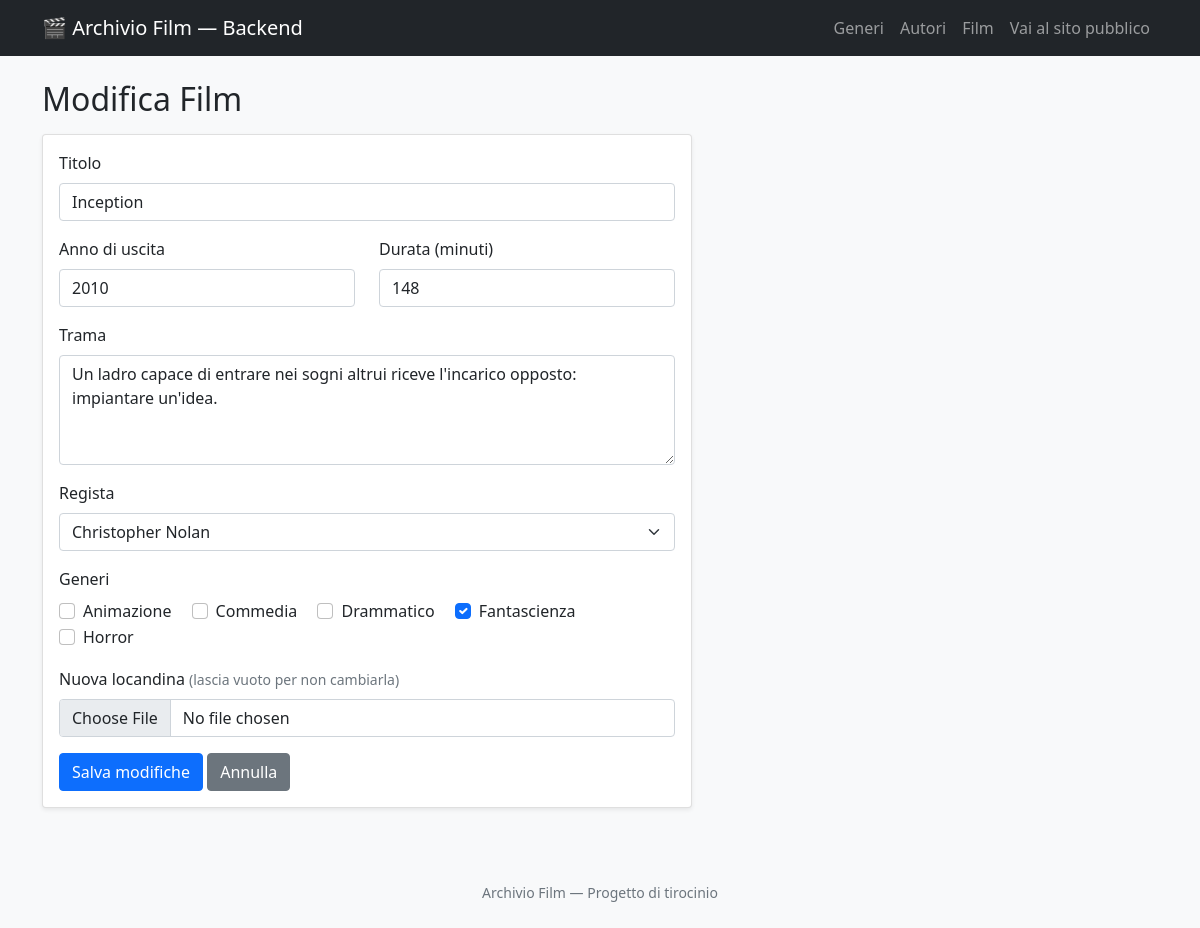
The app's page /backend/film/modifica.php?id=1 with its own data.
### tables this page shows
CREATE TABLE film (
  id_film INT AUTO_INCREMENT PRIMARY KEY,
  titolo VARCHAR(150) NOT NULL,
  anno_uscita YEAR,
  durata_minuti INT,
  trama TEXT,
  locandina VARCHAR(255),
  id_autore INT,
  data_inserimento DATETIME DEFAULT CURRENT_TIMESTAMP,
  FOREIGN KEY (id_autore) REFERENCES autori(id_autore)
    ON DELETE SET NULL
);

CREATE TABLE autori (
  id_autore INT AUTO_INCREMENT PRIMARY KEY,
  nome VARCHAR(60) NOT NULL,
  cognome VARCHAR(60) NOT NULL,
  nazionalita VARCHAR(60),
  data_nascita DATE
);

CREATE TABLE generi (
  id_genere INT AUTO_INCREMENT PRIMARY KEY,
  nome VARCHAR(50) NOT NULL UNIQUE
);

### backend/film/modifica.php (the view, shortened to what this page needs)
<?php
require "../../config/db.php";
$id = $_GET['id'] ?? $_POST['id'] ?? null;
$errori = [];
if ($_SERVER['REQUEST_METHOD'] === 'POST') {
    $titolo = trim($_POST['titolo'] ?? '');
    $anno_uscita = trim($_POST['anno_uscita'] ?? '');
    $durata_minuti = trim($_POST['durata_minuti'] ?? '');
    $trama = trim($_POST['trama'] ?? '');
    $id_autore_selezionato = trim($_POST['id_autore'] ?? '');
    $generi_selezionati = $_POST['generi'] ?? [];
    $locandina_attuale = $_POST['locandina_attuale'] ?? null;
    if ($titolo === '') {
        $errori[] = "Il titolo è obbligatorio.";
    }
    if ($anno_uscita !== '' && !is_numeric($anno_uscita)) {
        $errori[] = "L'anno di uscita deve essere un numero.";
    }
    if ($durata_minuti !== '' && !is_numeric($durata_minuti)) {
        $errori[] = "La durata deve essere un numero.";
    }
    $nome_file_locandina = $locandina_attuale;
    if (!empty($_FILES['locandina']['name'])) {
        $estensioni_ammesse = ['jpg', 'jpeg', 'png', 'webp'];
        $estensione = strtolower(pathinfo($_FILES['locandina']['name'], PATHINFO_EXTENSION));
        if (!in_array($estensione, $estensioni_ammesse)) {
            $errori[] = "La locandina deve essere un'immagine (jpg, png o webp).";
        } elseif ($_FILES['locandina']['size'] > 2 * 1024 * 1024) {
            $errori[] = "La locandina non può superare i 2 MB.";
        } else {
            $nome_file_locandina = uniqid("film_") . "." . $estensione;
            $percorso_destinazione = "../../assets/img/" . $nome_file_locandina;
            move_uploaded_file($_FILES['locandina']['tmp_name'], $percorso_destinazione);
        }
    }
    if (empty($errori)) {
        $anno_db = $anno_uscita !== '' ? $anno_uscita : null;
        $durata_db = $durata_minuti !== '' ? $durata_minuti : null;
        $id_autore_db = $id_autore_selezionato !== '' ? $id_autore_selezionato : null;
        $sql = "UPDATE film
                SET titolo = ?, anno_uscita = ?, durata_minuti = ?, trama = ?, locandina = ?, id_autore = ?
                WHERE id_film = ?";
        $stmt = mysqli_prepare($conn, $sql);
        mysqli_stmt_bind_param($stmt, "siissii", $titolo, $anno_db, $durata_db, $trama, $nome_file_locandina, $id_autore_db, $id);
        mysqli_stmt_execute($stmt);
        $sql_delete = "DELETE FROM film_generi WHERE id_film = ?";
        $stmt_delete = mysqli_prepare($conn, $sql_delete);
        mysqli_stmt_bind_param($stmt_delete, "i", $id);
        mysqli_stmt_execute($stmt_delete);
        $sql_genere = "INSERT INTO film_generi (id_film, id_genere) VALUES (?, ?)";
        $stmt_genere = mysqli_prepare($conn, $sql_genere);
        foreach ($generi_selezionati as $id_genere) {
            mysqli_stmt_bind_param($stmt_genere, "ii", $id, $id_genere);
            mysqli_stmt_execute($stmt_genere);
        }
        header("Location: elenco.php");
        exit;
    }
} else {
    $sql = "SELECT titolo, anno_uscita, durata_minuti, trama, locandina, id_autore FROM film WHERE id_film = ?";
    $stmt = mysqli_prepare($conn, $sql);
    mysqli_stmt_bind_param($stmt, "i", $id);
    mysqli_stmt_execute($stmt);
    $risultato = mysqli_stmt_get_result($stmt);
    $film = mysqli_fetch_assoc($risultato);
    $titolo = $film['titolo'];
    $anno_uscita = $film['anno_uscita'] ?? '';
    $durata_minuti = $film['durata_minuti'] ?? '';
    $trama = $film['trama'] ?? '';
    $id_autore_selezionato = $film['id_autore'] ?? '';
    $sql_generi_attuali = "SELECT id_genere FROM film_generi WHERE id_film = ?";
    $stmt_generi = mysqli_prepare($conn, $sql_generi_attuali);
    mysqli_stmt_bind_param($stmt_generi, "i", $id);
    mysqli_stmt_execute($stmt_generi);
    $risultato_generi_attuali = mysqli_stmt_get_result($stmt_generi);
    $generi_selezionati = [];
    while ($riga = mysqli_fetch_assoc($risultato_generi_attuali)) {
        $generi_selezionati[] = $riga['id_genere'];
    }
}
$autori = [];
$risultato_autori = mysqli_query($conn, "SELECT id_autore, nome, cognome FROM autori ORDER BY cognome");
while ($riga = mysqli_fetch_assoc($risultato_autori)) {
    $autori[] = $riga;
}
$generi = [];
$risultato_generi = mysqli_query($conn, "SELECT id_genere, nome FROM generi ORDER BY nome");
while ($riga = mysqli_fetch_assoc($risultato_generi)) {
    $generi[] = $riga;
}
require "../../includes/header.php";
?>
<h2 class="mb-3">Modifica Film</h2>
<div class="card shadow-sm" style="max-width: 650px;">
  <div class="card-body">
    <form method="POST" action="modifica.php" enctype="multipart/form-data">
      <div class="mb-3">
        <label for="titolo" class="form-label">Titolo</label>
        <input type="text" id="titolo" name="titolo" class="form-control" value="<?= htmlspecialchars($titolo) ?>">
      </div>
      <div class="row">
        <div class="col mb-3">
          <label for="anno_uscita" class="form-label">Anno di uscita</label>
          <input type="number" id="anno_uscita" name="anno_uscita" class="form-control" value="<?= htmlspecialchars($anno_uscita) ?>">
        </div>
        <div class="col mb-3">
          <label for="durata_minuti" class="form-label">Durata (minuti)</label>
          <input type="number" id="durata_minuti" name="durata_minuti" class="form-control" value="<?= htmlspecialchars($durata_minuti) ?>">
        </div>
      </div>
      <div class="mb-3">
        <label for="trama" class="form-label">Trama</label>
        <textarea id="trama" name="trama" class="form-control" rows="4"><?= htmlspecialchars($trama) ?></textarea>
      </div>
      <div class="mb-3">
        <label for="id_autore" class="form-label">Regista</label>
        <select id="id_autore" name="id_autore" class="form-select">
          <?php foreach ($autori as $autore): ?>
            <option value="<?= $autore['id_autore'] ?>" <?= ($id_autore_selezionato == $autore['id_autore']) ? 'selected' : '' ?>>
              <?= htmlspecialchars($autore['nome'] . ' ' . $autore['cognome']) ?>
            </option>
          <?php endforeach; ?>
        </select>
      </div>
      <div class="mb-3">
        <label class="form-label">Generi</label><br>
        <?php foreach ($generi as $genere): ?>
          <div class="form-check form-check-inline">
            <input type="checkbox" class="form-check-input" name="generi[]"
                   id="genere_<?= $genere['id_genere'] ?>" value="<?= $genere['id_genere'] ?>"
                   <?= in_array($genere['id_genere'], $generi_selezionati) ? 'checked' : '' ?>>
            <label class="form-check-label" for="genere_<?= $genere['id_genere'] ?>">
              <?= htmlspecialchars($genere['nome']) ?>
            </label>
          </div>
        <?php endforeach; ?>
      </div>
      <div class="mb-3">
        <label for="locandina" class="form-label">Nuova locandina <span class="text-muted small">(lascia vuoto per non cambiarla)</span></label>
        <input type="file" id="locandina" name="locandina" class="form-control" accept="image/*">
      </div>
      <button type="submit" class="btn btn-primary">Salva modifiche</button>
      <a href="elenco.php" class="btn btn-secondary">Annulla</a>
    </form>
  </div>
</div>
<?php require "../../includes/footer.php"; ?>

### includes/header.php (shortened to what this page needs)
<!DOCTYPE html>
<html lang="it">
    <head>
        <link href="https://cdn.jsdelivr.net/npm/bootstrap@5.0.2/dist/css/bootstrap.min.css" rel="stylesheet">
    </head>
    <body class="bg-light">
  <nav class="navbar navbar-expand-lg navbar-dark bg-dark mb-4">
    <div class="container">
      <a class="navbar-brand" href="/archivio-film/backend/generi/elenco.php">🎬 Archivio Film — Backend</a>
      <div class="navbar-nav">
        <a class="nav-link" href="/archivio-film/backend/generi/elenco.php">Generi</a>
        <a class="nav-link" href="/archivio-film/backend/autori/elenco.php">Autori</a>
        <a class="nav-link" href="/archivio-film/backend/film/elenco.php">Film</a>
        <a class="nav-link" href="/archivio-film/frontend/index.php">Vai al sito pubblico</a>
      </div>
    </div>
  </nav>
  <main class="container">

### includes/footer.php (shortened to what this page needs)
</main>
 <footer class="text-center text-muted py-4 mt-5">
   <small>Archivio Film — Progetto di tirocinio</small>
 </footer>
</body>
</html>

### records on screen
film: titolo "Inception", anno_uscita "2010", durata_minuti "148", trama "Un ladro capace di entrare nei sogni altrui riceve l'incarico opposto: impiantare un'idea.", id_autore "Christopher Nolan"
generi: nome "Animazione"
generi: nome "Commedia"
generi: nome "Drammatico"
generi: id_genere "☑", nome "Fantascienza"
generi: nome "Horror"
